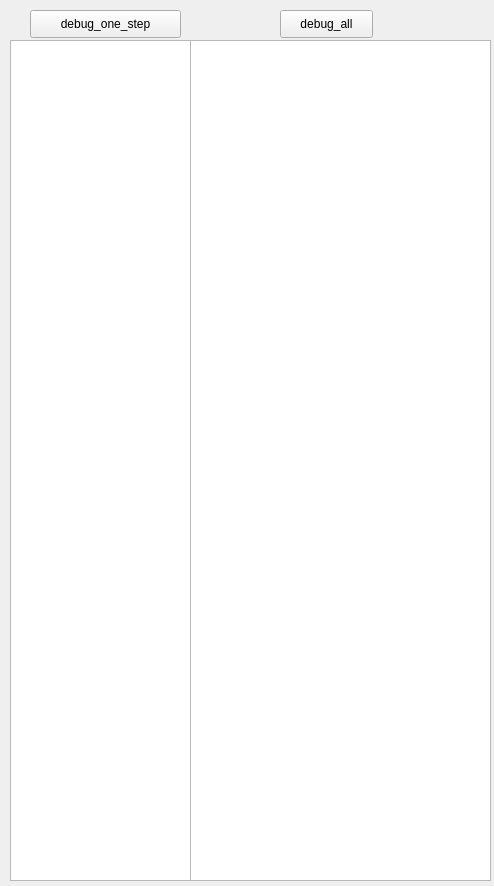
<?xml version="1.0" encoding="UTF-8"?>
<ui version="4.0">
 <class>GoToLineDialog</class>
 <widget class="QWidget" name="GoToLineDialog">
  <property name="geometry">
   <rect>
    <x>0</x>
    <y>0</y>
    <width>494</width>
    <height>886</height>
   </rect>
  </property>
  <property name="windowTitle">
   <string>Form</string>
  </property>
  <widget class="QListWidget" name="listWidget">
   <property name="geometry">
    <rect>
     <x>10</x>
     <y>40</y>
     <width>181</width>
     <height>841</height>
    </rect>
   </property>
  </widget>
  <widget class="QListWidget" name="listWidget_2">
   <property name="geometry">
    <rect>
     <x>190</x>
     <y>40</y>
     <width>301</width>
     <height>841</height>
    </rect>
   </property>
  </widget>
  <widget class="QPushButton" name="pushButton">
   <property name="geometry">
    <rect>
     <x>30</x>
     <y>10</y>
     <width>151</width>
     <height>28</height>
    </rect>
   </property>
   <property name="text">
    <string>debug_one_step</string>
   </property>
  </widget>
  <widget class="QPushButton" name="pushButton_2">
   <property name="geometry">
    <rect>
     <x>280</x>
     <y>10</y>
     <width>93</width>
     <height>28</height>
    </rect>
   </property>
   <property name="text">
    <string>debug_all</string>
   </property>
  </widget>
 </widget>
 <resources/>
 <connections/>
</ui>
